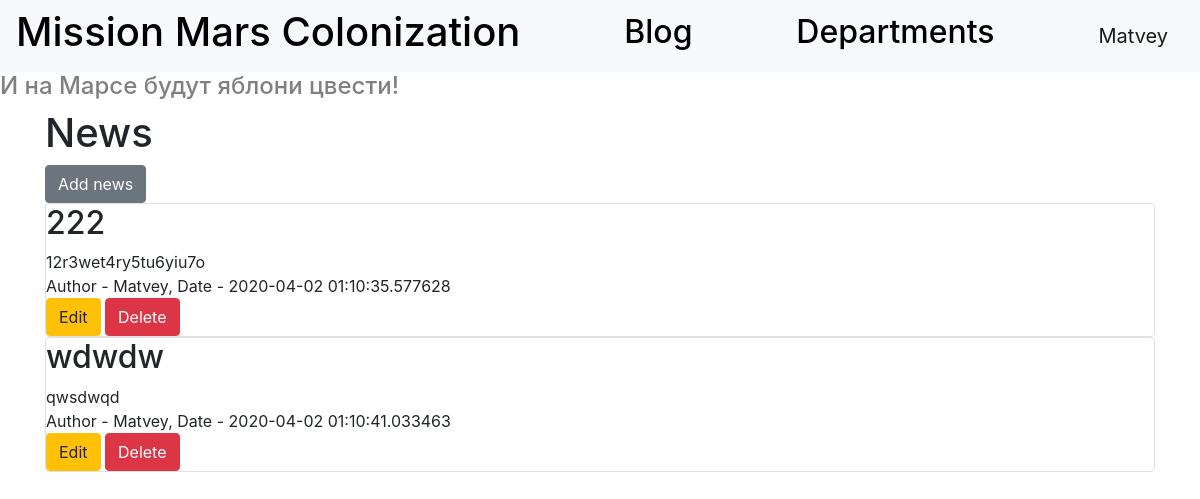
The app's page /blog (signed in) with its own data.
### data/users_model.py (models this page shows, shortened)
class User(SqlAlchemyBase, UserMixin):
    __tablename__ = 'users'
    id = sqlalchemy.Column(sqlalchemy.Integer,
                           primary_key=True, autoincrement=True)
    surname = sqlalchemy.Column(sqlalchemy.String, nullable=True)
    name = sqlalchemy.Column(sqlalchemy.String, nullable=True)
    age = sqlalchemy.Column(sqlalchemy.Integer, nullable=True)
    position = sqlalchemy.Column(sqlalchemy.String, nullable=True)
    speciality = sqlalchemy.Column(sqlalchemy.String, nullable=True)
    address = sqlalchemy.Column(sqlalchemy.String, nullable=True)
    email = sqlalchemy.Column(sqlalchemy.String, unique=True, nullable=True)
    hashed_password = sqlalchemy.Column(sqlalchemy.String, nullable=True)
    modified_date = sqlalchemy.Column(sqlalchemy.DateTime, default=datetime.datetime.now)
    news = orm.relation("News", back_populates='user')
    jobs = orm.relation("Jobs", back_populates='user')
    deps = orm.relation("Department", back_populates='user')

### data/news.py (models this page shows)
class News(SqlAlchemyBase):
    __tablename__ = 'news'
    id = sqlalchemy.Column(sqlalchemy.Integer,
                           primary_key=True, autoincrement=True)
    title = sqlalchemy.Column(sqlalchemy.String, nullable=True)
    content = sqlalchemy.Column(sqlalchemy.String, nullable=True)
    created_date = sqlalchemy.Column(sqlalchemy.DateTime,
                                     default=datetime.datetime.now)
    is_private = sqlalchemy.Column(sqlalchemy.Boolean, default=True)
    user_id = sqlalchemy.Column(sqlalchemy.Integer,
                                sqlalchemy.ForeignKey("users.id"))
    user = orm.relation('User')
    categories = orm.relation("CategoryNews",
                              secondary="association",
                              backref="news")

### main.py (the view)
@app.route("/blog")
def blog():
    session = db_session.create_session()
    if current_user.is_authenticated:
        news = session.query(News).filter(
            (News.user == current_user) | (News.is_private != True))
    else:
        news = session.query(News).filter(News.is_private != True)
    return render_template("blog.html", title="Blog", news=news)

### data/db_session.py (called while the page is built)
def create_session() -> Session:
    global __factory
    return __factory()

### main.py (called while the page is built)
@login_manager.user_loader
def load_user(user_id):
    session = db_session.create_session()
    return session.query(User).get(user_id)

### templates/blog.html
{% extends "base.html" %}
{% block content %}
<h1>News</h1>
{% if current_user.is_authenticated %}
    <a href="news" class="btn btn-secondary">Add news</a>
{% endif %}
{% for item in news%}
<div class="col-md6 border rounded">
    <h2>{{item.title}}</h2>
    <div>
        {{item.content}}
    </div>
    <div>
        Author - {{item.user.name}}, Date - {{item.created_date}}
    </div>
    {% if current_user.is_authenticated and current_user == item.user %}
        <div>
            <a href="/news/{{ item.id }}" class="btn btn-warning">Edit</a>
            <a href="/news_delete/{{ item.id }}" class="btn btn-danger">Delete</a>
        </div>
    {% endif %}
</div>
{% endfor %}
{% endblock %}

### templates/base.html (shortened to what this page needs)
<!doctype html>
<html lang="en">
<head>
    <link rel="stylesheet"
          href="https://stackpath.bootstrapcdn.com/bootstrap/4.4.1/css/bootstrap.min.css"
>
</head>
<body>
<header>
    <nav class="navbar navbar-light bg-light">
        <h1><a href="/" style="text-decoration: none; color: black;">Mission Mars Colonization</a></h1>
        <h2><a href="/blog" style="text-decoration: none; color: black;">Blog</a></h2>
        <h2><a href="/departments" style="text-decoration: none; color: black;">Departments</a></h2>
        {% if current_user.is_authenticated %}
            <a class="navbar-brand" href="/logout">{{ current_user.name }}</a>
        {% else %}
            <p>
                <a class="btn btn-primary " href="/register">Sign up</a>
                <a class="btn btn-success" href="/login">Sign in</a>
            </p>
        {% endif %}
    </nav>
</header>
<h4>И на Марсе будут яблони цвести!</h4>
<main role="main" class="container">
    {% block content %}{% endblock %}
</main>
</body>
</html>

### templates/base.html (style rules this page uses)
h4 { color: grey; }

### records on screen
User: name "Matvey"
News: title "222", content "12r3wet4ry5tu6yiu7o", user.name "Matvey", created_date "2020-04-02 01:10:35.577628"
News: title "wdwdw", content "qwsdwqd", user.name "Matvey", created_date "2020-04-02 01:10:41.033463"
